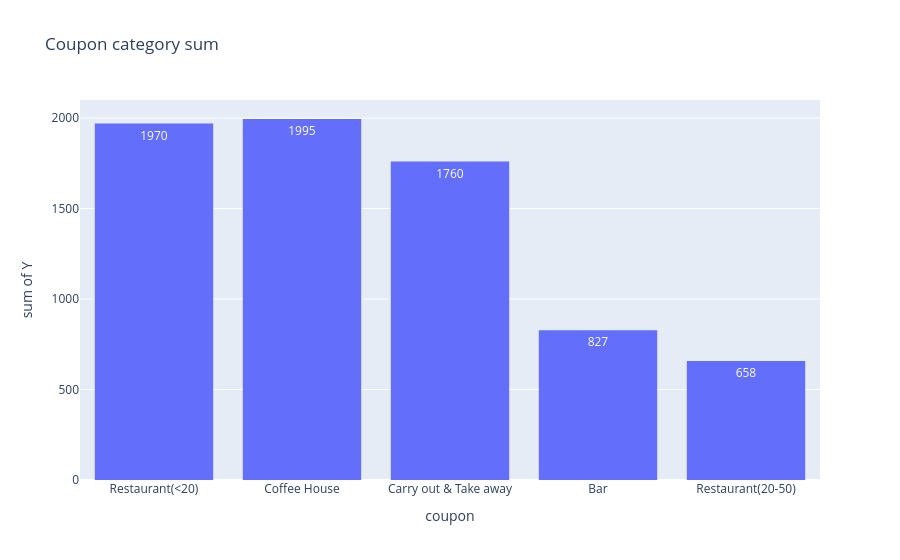

Notebook cell for this chart:
### Markdown cell above
5. Use a bar plot to visualize the `coupon` column.

### Code cell
import plotly.express as px
fig = px.histogram(data, x="coupon", y="Y", histfunc="sum", text_auto=True, title="Coupon category sum")
fig.show()

### Figure 1 — Plotly figure (JSON) as saved in the notebook; plotly's stock layout.template omitted (floating-point values rounded to 4 significant figures; data arrays with more than 128 entries replaced by an {"elided": "..."} marker saying what was removed)
{"data": [{"bingroup": "x", "histfunc": "sum", "hovertemplate": "coupon=%{x}<br>sum of Y=%{y}<extra></extra>", "legendgroup": "", "marker": {"color": "#636efa", "pattern": {"shape": ""}}, "name": "", "orientation": "v", "showlegend": false, "texttemplate": "%{value}", "type": "histogram", "x": {"elided": "12684 str values"}, "xaxis": "x", "y": {"elided": "12684 int values"}, "yaxis": "y"}], "layout": {"barmode": "relative", "legend": {"tracegroupgap": 0}, "title": {"text": "Coupon category sum"}, "xaxis": {"anchor": "y", "domain": [0, 1], "title": {"text": "coupon"}}, "yaxis": {"anchor": "x", "domain": [0, 1], "title": {"text": "sum of Y"}}}}
